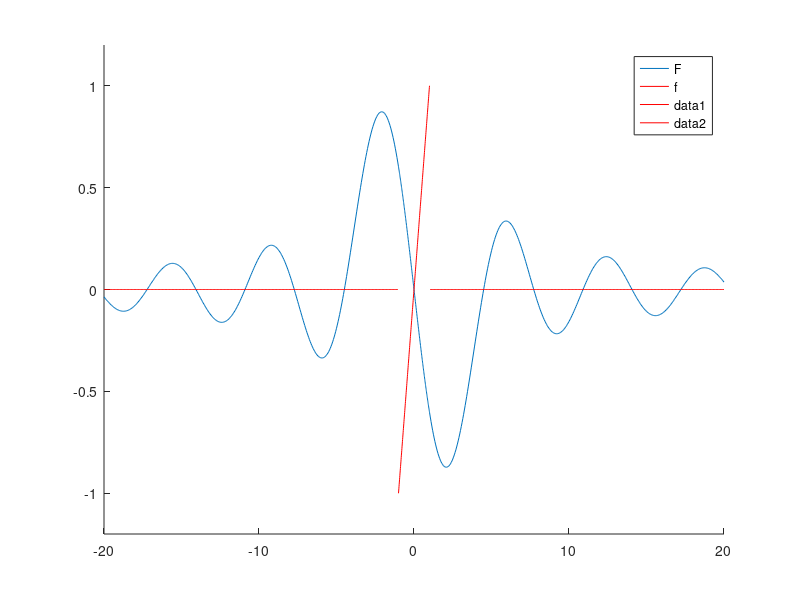

Reproduce this figure in MATLAB.
clf ;
hold on ;
xx = [ -20:0.05:-1, -1:0.011:1, 1:0.05:20 ] ;

F = @( x ) 2 * ( cos( x ) ./ x - sin( x ) ./ x.^2 ) ;
plot( xx, F( xx ) ) ;

dom = ( -1 <= xx & xx <= 1 ) ;
plot( xx( dom ), xx( dom ), 'r' ) ;
legend('F', 'f' ) ;

plot( xx( xx < -1 ), 0 * xx( xx < -1 ), 'r' ) ;
plot( xx( xx > 1 ), 0 * xx( xx > 1 ), 'r' ) ;
axis( [ -Inf, Inf, -1.2, 1.2 ] ) ;
print('f6plot','-dpdf') ;
